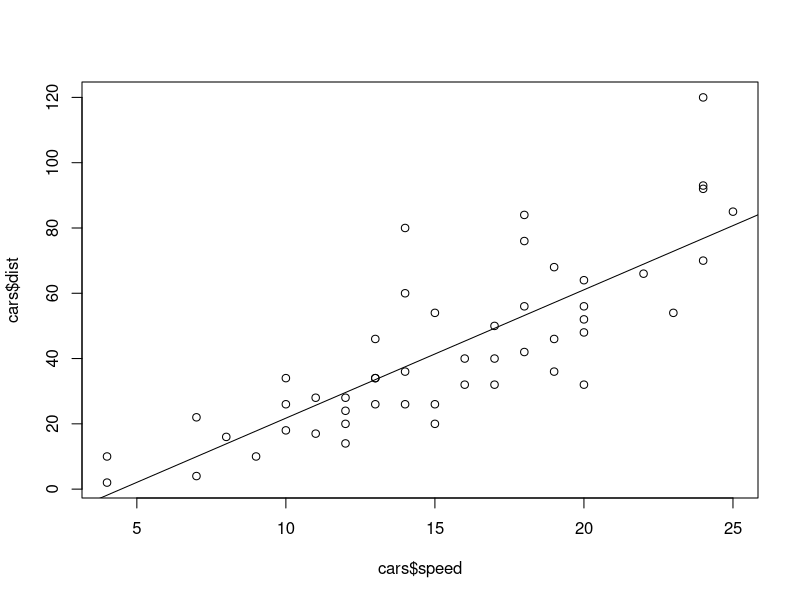
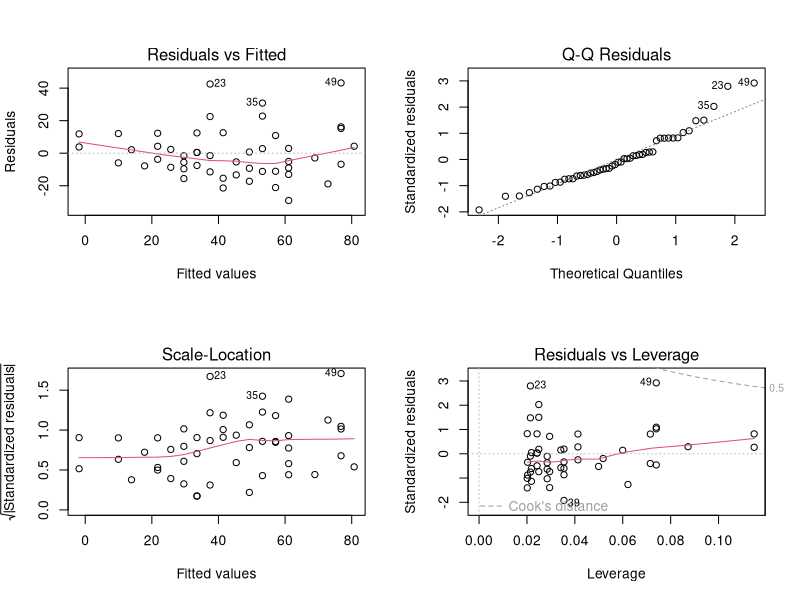
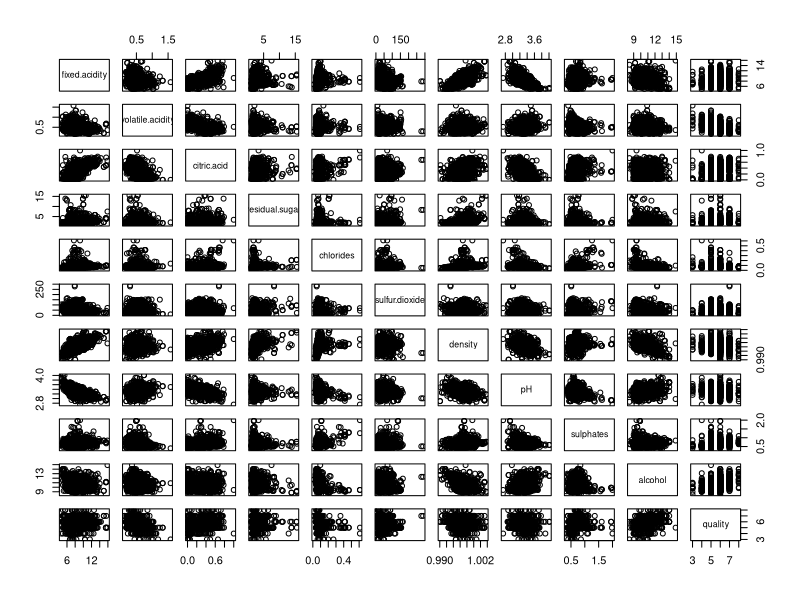

Generate these figures, in order, with R:
# Chapter 3 Code

# Regression --------------------------------------------------

# Simple linear
data(cars)

fit.car <- lm(dist ~ speed, data = cars)
summary(fit.car)

fit.car$coefficients
fit.car$residuals
confint(fit.car)

plot(cars$speed, cars$dist)
abline(fit.car)

par(mfrow = c(2,2))	#Splits display screen into 2x2 grid
plot(fit.car)
par(mfrow = c(1,1))


# Multiple linear
wine <- read.csv(file = "wine.csv")   #Check your file path

plot(wine)
head(wine)
cor(wine)	

fit1 <- lm(quality ~ volatile.acidity + citric.acid + residual.sugar + pH + density + alcohol, data = wine)
summary(fit1) #Note: we are ignoring that quality is an ordinal variable

fit2 <- lm(quality ~ ., data = wine)
summary(fit2)

fit3 <- lm(quality ~ alcohol + pH + volatile.acidity, data = wine)
summary(fit3)


#Predictions
newwine <- data.frame(volatile.acidity = 0.8, alcohol = 10, pH = 3.65)
predict(fit3, newwine)
predict(fit3, newwine, interval = "prediction")


#Interactions
fit4 <- lm(quality ~ alcohol + pH + volatile.acidity + pH:volatile.acidity, data = wine)
summary(fit4)

fit4v2 <- lm(quality ~ alcohol + pH*volatile.acidity, data = wine)
summary(fit4v2)


#Nonlinear terms
fit5 <- lm(quality ~ alcohol + I(alcohol^2), data = wine)
summary(fit5)

fit5v2 <- lm(quality ~ poly(alcohol, 2), data = wine)
summary(fit5v2)

fit5v3 <- lm(quality ~ poly(alcohol, 2, raw = TRUE), data = wine)
summary(fit5v3)


#Qualitative predictors
wine$vineyard <- as.factor(c(rep("A", 532), rep("B", 532), rep("C", 532)))
fit6 <- lm(quality ~ alcohol + pH + vineyard, data = wine)
summary(fit6)
contrasts(wine$vineyard)
